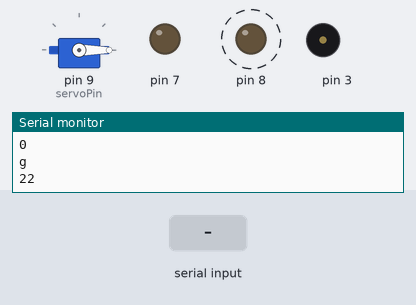
Bench run of a sketch on a simulated Arduino Uno, built with avr-gcc and run on an emulated ATmega328P. Parts: servo, output pins drawn as LEDs (lit = HIGH), buzzer (waves = sounding), the last lines printed to the serial monitor. Dashed ring = blinking. The inputs (shaded band) are chosen by the test bench.

Above: at 9.4 s.
9.5 s: "2" received over Serial
At 12.6 s:
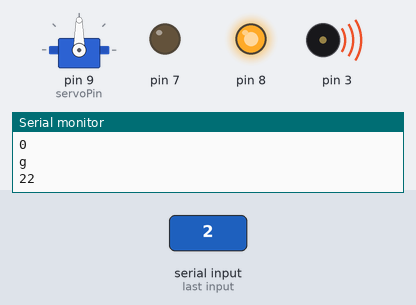
13.5 s: "1" received over Serial
At 21.8 s:
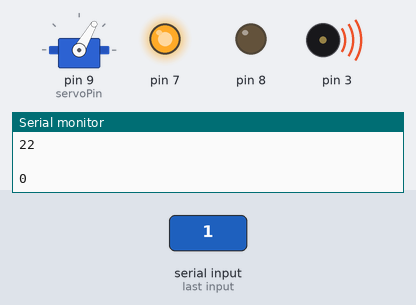
Timing chart, 0 to 23.0 s (numbered marks = the images above; inputs shaded):
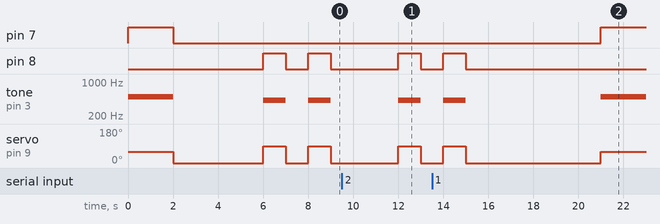

The sketch:

tapcodeasciiarrayserialreadstringloopstring1.ino
```cpp
// C++ code
//
#include <Servo.h>

Servo myservo;
 #define servoPin 9

int angle =0;
// a-z 97 122 ascii code in decimal
// translate sentence with python code to save arduino memory
int letters[] = {11,12,13,14,15,21,22,23,24,25,13,31,32,33,34,35,41,42,43,44,45,51,52,53,54,55};
// start message
String message = " g";
void setup()
{
  myservo.attach(servoPin);
  pinMode(8,OUTPUT);
  pinMode(7,OUTPUT);
  pinMode(3,OUTPUT);
  Serial.begin(9600);


}

void loop(){

  int s= 0;  // this is the code number

    // changes the  the message variable
    // when this is inside the for loop the new
    // message will interupt the old message
    // works with less trouble outside but you must
    // be patient and wait for last message to finish
  if (Serial.available()>0){
   String m = Serial.readString();
   m.toLowerCase();  // modifies the string does not return a new one
   m.trim();
   message = " "+m; /// put a single space to show start of message


  }
  // loop through the message string  and get the codes for chars

  for (int i =0; i<message.length();i++){
    char ch = message.charAt(i);
    if (ch != ' '){
    s = letters[ch - 'a']; // ch = a  s will be zero and so on becaue of ascii code in decimal

    }else{
      s=0;
    }
    Serial.println(ch);
    Serial.println(s);

    // start displaying that char code

    // spaces
    if (s==0){
      // go backward for start of word
      // move servo
      myservo.write(60);
      // light green leg
      digitalWrite(7,HIGH);
      // piezo
      tone(3,500);
  	  delay(2000);
      myservo.write(0);
      digitalWrite(7,LOW);
      noTone(3);
      delay(4000);

    }
    // letters
    else{
      // start tapping out letter in word
      // use math to get the number in 10s place
        int lttr = s;
  		for (int i = 0; i<floor(lttr/10);i++){
  		myservo.write(90);
        digitalWrite(8,HIGH);
        // piezo
        tone(3,420);
  		delay(1000);
  		myservo.write(0);
        digitalWrite(8,LOW);
        noTone(3);
  		delay(1000);
 		 }
  		// delay between letter half
        // use math to get the number in the 1s place
  		delay(2000);
  		for (int i =0; i <lttr%10;i++){
  		myservo.write(90);
        digitalWrite(8,HIGH);
        // piezo
        tone(3,420);
  		delay(1000);
  		myservo.write(0);
        digitalWrite(8,LOW);
        noTone(3);
  		delay(1000);
  		}
  		// delay between letters
  		delay(4000);
   		 }
  }
}
```
